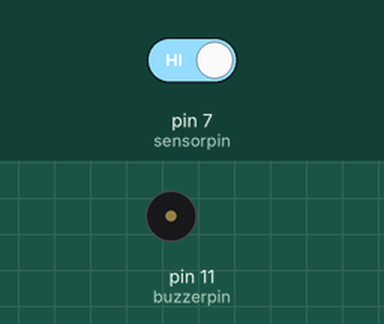
Recording of a sketch running on a simulated Arduino Uno, built with avr-gcc and run on an emulated ATmega328P. Shown: buzzer (waves = sounding). The test bench sets the inputs (shaded band); at power-on: pin 7 (sensorpin) HIGH.

Above: at 1.2 s.
1.3 s: pin 7 (sensorpin) driven LOW
At 1.5 s:
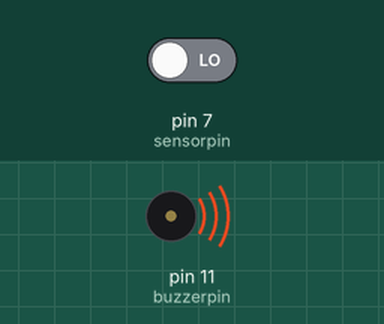
4.3 s: pin 7 (sensorpin) driven HIGH
At 4.3 s:
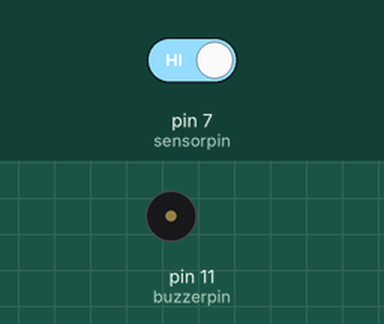
Timing chart, 0 to 7.3 s (numbered marks = the images above; inputs shaded):
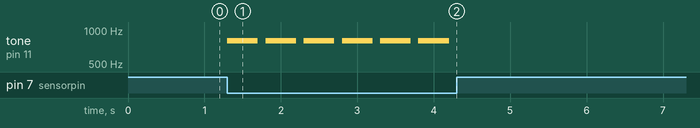

The sketch:

F12L06_650910352.ino
```cpp
int x;
int sensorpin = 7;
int buzzerpin = 11;
void setup()
{
    pinMode(sensorpin,INPUT);
    pinMode(buzzerpin,OUTPUT);
    digitalWrite(buzzerpin,HIGH);
}
void loop()
{
    x = digitalRead(sensorpin);
    if (x==0)
    {
        tone(buzzerpin,800,400);
        delay(400);
        digitalWrite(buzzerpin,HIGH);
        delay(100);
    }
}
```

Measured:
- after the input at 1.3 s, tone on pin 11 (buzzerpin): alternates 800 Hz for 0.40 s and silent for 0.10 s, starting at once
- after the input at 4.3 s, tone on pin 11 (buzzerpin): stops changing and stays silent
